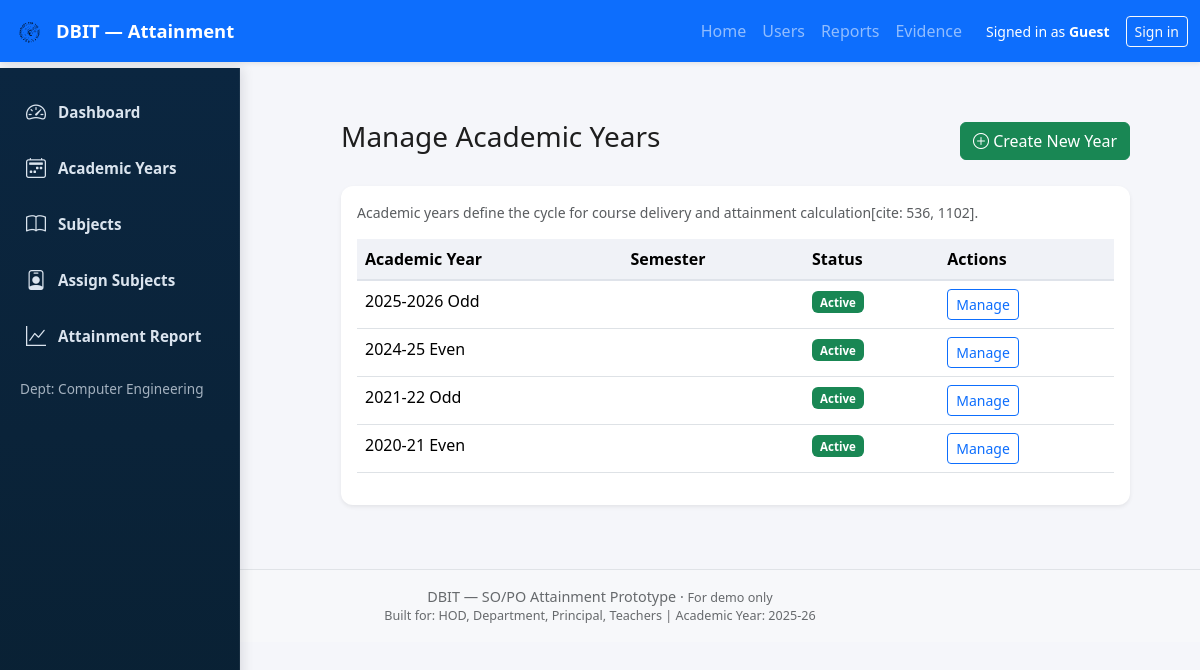
Page /academic-years/ on the committed database.
### attainment/models.py (models this page shows, shortened)
class AcademicYear(models.Model):
    name = models.CharField(max_length=20, unique=True)
    is_active = models.BooleanField(default=False)

### attainment/views.py (the view)
# urls.py: path('academic-years/', views.academic_years_list, name='academic_years_list'),
def academic_years_list(request):
    years = AcademicYear.objects.all()
    return render(request, 'academic_years.html', {'years': years})

### templates/academic_years.html (shortened to what this page needs)
{% extends "base.html" %}  {% block content %}
<div class="container-fluid py-4">
	<div class="row">
		<div class="col-md-3">{% include "components/sidebar_hod.html" %}</div>
		<div class="col-md-9">
			<div class="d-flex justify-content-between align-items-center mb-4">
				<h3>Manage Academic Years</h3>
				<button
					class="btn btn-success"
					data-bs-toggle="modal"
					data-bs-target="#addYearModal"
				>
					<i class="bi bi-plus-circle"></i> Create New Year
				</button>
			</div>
			<div class="card shadow-sm">
				<div class="card-body">
					<p class="text-muted small">
						Academic years define the cycle for course delivery and attainment
						calculation[cite: 536, 1102].
					</p>
					<table class="table table-hover">
						<thead class="table-light">
							<tr>
								<th>Academic Year</th>
								<th>Semester</th>
								<th>Status</th>
								<th>Actions</th>
							</tr>
						</thead>
						<tbody id="yearTableBody">
							{% for year in years %}
							<tr>
								<td>{{ year.name }}</td>
								<td>{{ year.semester }}</td>
								<td><span class="badge bg-success">Active</span></td>
								<td>
									<button class="btn btn-sm btn-outline-primary">Manage</button>
								</td>
							</tr>
							{% empty %}
							<tr>
								<td colspan="4" class="text-center">
									No academic years found. Click "Create New Year" to start.
								</td>
							</tr>
							{% endfor %}
						</tbody>
					</table>
				</div>
			</div>
		</div>
	</div>
</div>
{% endblock %}

### static/css/styles.css (style rules this page uses)
:root { --sidebar-width: 240px; --navbar-height: 68px; --sidebar-bg-top: #0b2640; --sidebar-bg-bottom: #092032; --sidebar-text: rgba(230,238,248,0.95); --sidebar-text-muted: rgba(230,238,248,0.70); --sidebar-hover: rgba(255,255,255,0.06); }
html, body { height: 100%; overflow-x: hidden; background: #f5f6fa; font-family: system-ui, -apple-system, "Segoe UI", Roboto, "Helvetica Neue", Arial; color: #1e1e1e; }
body { padding-top: var(--navbar-height); }
.card { border-radius: 12px; border: none; box-shadow: 0 2px 8px rgba(0,0,0,0.06); }
.table thead th { background: #f0f2f7; border-bottom: 2px solid #dfe3ea; font-weight: 600; }
.badge { font-size: 0.72rem; padding: 0.45em 0.7em; }

### templates/base.html (style rules this page uses)
body { padding-top: 0px; }

### rows in the picture
AcademicYear: name "2025-2026 Odd"
AcademicYear: name "2024-25 Even"
AcademicYear: name "2021-22 Odd"
AcademicYear: name "2020-21 Even"
